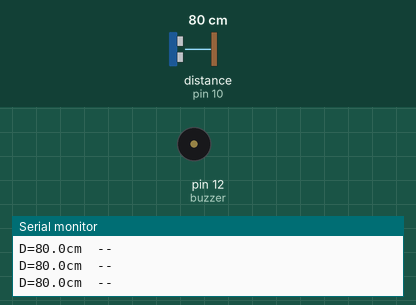
A sketch run on a simulated Arduino Uno, built with avr-gcc and run on an emulated ATmega328P. Parts: buzzer (waves = sounding, pin HIGH), the last lines printed to the serial monitor. Wiring (inferred from the names in the program): ultrasonic range finder: trigger pin 9; echo pin 10. Inputs (shaded band) come from the test bench; at power-on: distance to the obstacle (sensor on pin 10) 80 cm. The echo pulse lasts 58.3 µs per cm; pins used as bus, display or sensor lines are not drawn.

Above: at 1.5 s.
1.6 s: distance to the obstacle (sensor on pin 10) set to 21 cm
3.1 s: distance to the obstacle (sensor on pin 10) set to 18 cm
At 4.7 s:
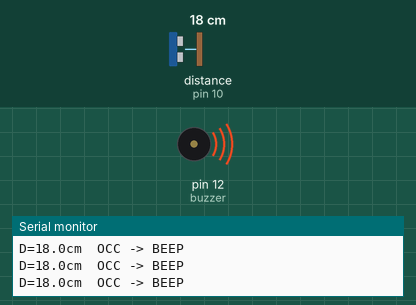
5.4 s: distance to the obstacle (sensor on pin 10) set to 35 cm
At 6.6 s:
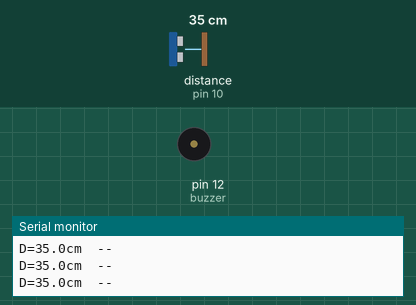
6.9 s: distance to the obstacle (sensor on pin 10) set to 2 cm
At 7.3 s:
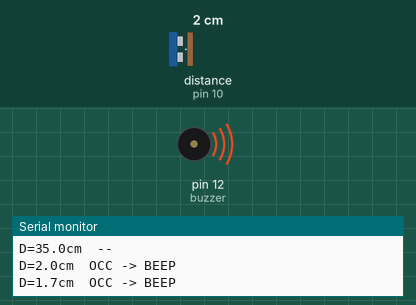
Timing chart, 0 to 9.4 s (numbered marks = the images above; inputs shaded):
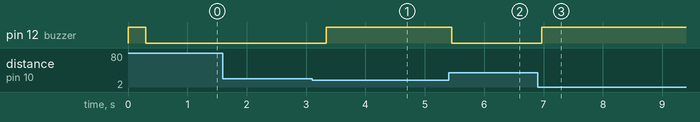

The sketch:

sketch_nov3a.ino
```cpp
// ===== 单路超声波 + 蜂鸣器 测试 =====
const int trigPin = 9;    // Trig → D9
const int echoPin = 10;   // Echo → D10
const int buzzer  = 12;   // 蜂鸣器 I/O → D12

const float THRESHOLD = 20.0;   // 小于 20cm 报警

void setup() {
  pinMode(trigPin, OUTPUT);
  pinMode(echoPin, INPUT);
  pinMode(buzzer, OUTPUT);
  digitalWrite(buzzer, LOW);

  Serial.begin(9600);

  // 上电自检：蜂鸣器响一声
  Serial.println("=== Self test ===");
  digitalWrite(buzzer, HIGH); delay(300);
  digitalWrite(buzzer, LOW);
  Serial.println("=== Start ===");
}

float readDistance() {
  digitalWrite(trigPin, LOW);
  delayMicroseconds(2);
  digitalWrite(trigPin, HIGH);
  delayMicroseconds(10);
  digitalWrite(trigPin, LOW);

  long dur = pulseIn(echoPin, HIGH, 30000);
  if (dur == 0) return 0;
  return dur * 0.0343 / 2.0;
}

void loop() {
  float d = readDistance();
  bool hit = (d > 0 && d < THRESHOLD);

  Serial.print("D=");
  Serial.print(d, 1);
  Serial.print("cm  ");
  Serial.println(hit ? "OCC -> BEEP" : "--");

  digitalWrite(buzzer, hit ? HIGH : LOW);

  delay(300);
}
```

Measured:
- the behaviour switches between 20 and 19 cm on distance to the obstacle (sensor on pin 10) (found by bisection; images 0 and 1)
- after the input at 3.1 s, pin 12 (buzzer): LOW → HIGH after 0.24 s
- after the input at 5.4 s, pin 12 (buzzer): HIGH → LOW after 0.06 s
- after the input at 6.9 s, pin 12 (buzzer): LOW → HIGH after 0.07 s
